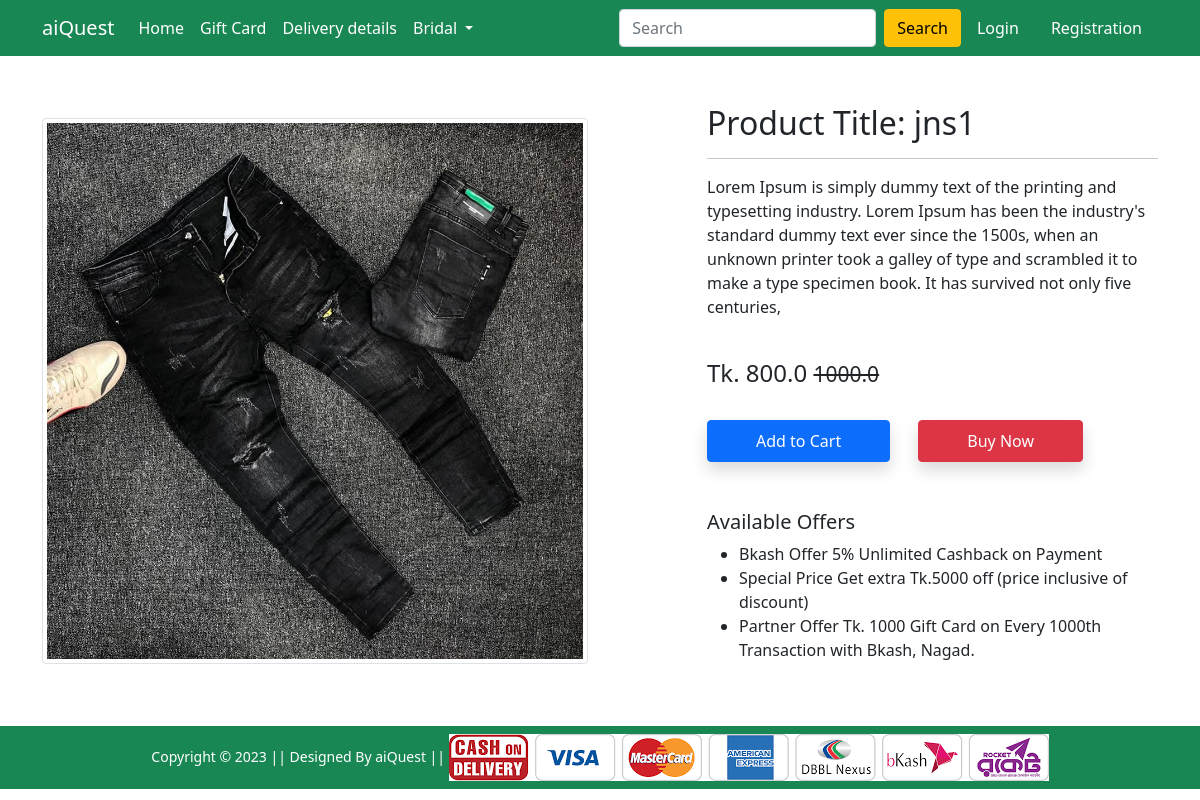
Screenshot of /product-detail/2 with the database file from the repository.
### Shop/models.py (models this page shows, shortened)
class Product(models.Model):
    title = models.CharField(max_length=100)
    selling_price = models.FloatField()
    discounted_price = models.FloatField()
    description = models.TextField()
    brand = models.CharField(max_length=100)
    category = models.CharField(choices=CATEGORY_CHOICES,max_length=2)
    product_image = models.ImageField(upload_to='productimg')

### Shop/views.py (the view)
# urls.py: path('product-detail/<int:pk>', views.ProductDetailView.as_view(), name='product-detail'),
class ProductDetailView(View):
    def get(self, request, pk):
        product = Product.objects.get(pk=pk)
        return render(request, 'Shop/productdetail.html', {'product':product})

### Shop/templates/Shop/productdetail.html (shortened to what this page needs)
{% extends 'Shop/base.html' %}
{% load static %}
{% block main-content %}
<div class="container my-5">
    <div class="row">
        <div class="col-sm-6 text-center align-self-center">
            <img src="{{product.product_image.url}}" alt="" class="img-fluid img-thumbnail">
        </div>
        <div class="col-sm-5 offset-sm-1">
            <h2>Product Title: {{product.title}}</h2>
            <hr>
            <p>{{product.description}}</p> <br>
            <h4>Tk. {{product.discounted_price}} <small
                    class="fw-light text-decoration-line-through">{{product.selling_price}}</small></h4> <br>
            <a href="{% url 'add-to-cart' %}" class="btn btn-primary shadow px-5 py-2">Add to Cart</a>
            <a href="{% url 'buy-now' %}" class="btn btn-danger shadow px-5 py-2 ms-4">Buy Now</a>
            <h5 class="mt-5">Available Offers</h5>
            <ul>
                <li>Bkash Offer 5% Unlimited Cashback on Payment</li>
                <li>Special Price Get extra Tk.5000 off (price inclusive of discount)</li>
                <li>Partner Offer Tk. 1000 Gift Card on Every 1000th Transaction with Bkash, Nagad.</li>
            </ul>
        </div>
    </div>
</div>
{% endblock main-content %}

### rows the page displays
Product: product_image (picture), title "jns1", description "Lorem Ipsum is simply dummy text of the printing and typesetting industry. Lorem Ipsum has been the industry's standard dummy text ever since the 1500s, when an unknown printer took a galley of type and scrambled it to make a type specimen book. It has survived not only five centuries,", discounted_price "800.0", selling_price "1000.0"
